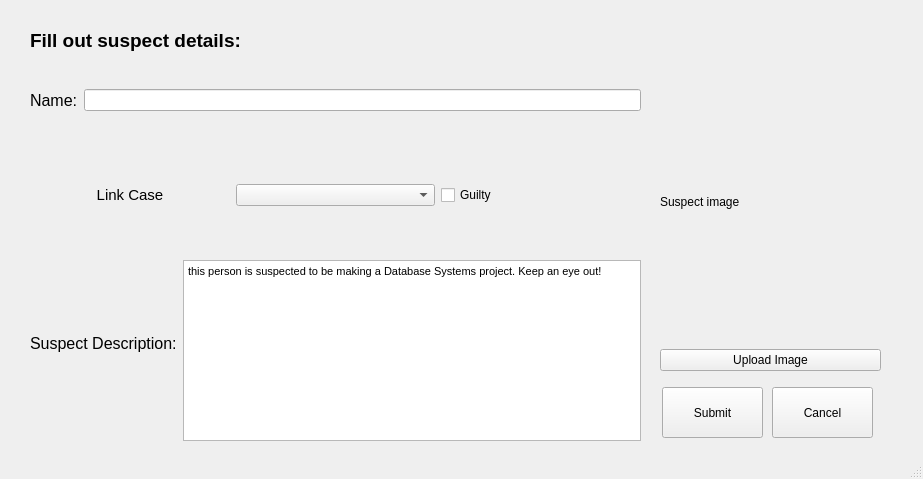
<?xml version="1.0" encoding="UTF-8"?>
<ui version="4.0">
 <class>MainWindow</class>
 <widget class="QMainWindow" name="MainWindow">
  <property name="geometry">
   <rect>
    <x>0</x>
    <y>0</y>
    <width>923</width>
    <height>479</height>
   </rect>
  </property>
  <property name="windowTitle">
   <string>MainWindow</string>
  </property>
  <widget class="QWidget" name="centralwidget">
   <widget class="QLabel" name="label">
    <property name="geometry">
     <rect>
      <x>30</x>
      <y>20</y>
      <width>281</width>
      <height>41</height>
     </rect>
    </property>
    <property name="text">
     <string>&lt;html&gt;&lt;head/&gt;&lt;body&gt;&lt;p&gt;&lt;span style=&quot; font-size:14pt; font-weight:600;&quot;&gt;Fill out suspect details:&lt;/span&gt;&lt;/p&gt;&lt;/body&gt;&lt;/html&gt;</string>
    </property>
   </widget>
   <widget class="QWidget" name="horizontalLayoutWidget">
    <property name="geometry">
     <rect>
      <x>30</x>
      <y>70</y>
      <width>611</width>
      <height>61</height>
     </rect>
    </property>
    <layout class="QHBoxLayout" name="horizontalLayout">
     <item>
      <widget class="QLabel" name="label_2">
       <property name="font">
        <font>
         <pointsize>12</pointsize>
        </font>
       </property>
       <property name="text">
        <string>&lt;html&gt;&lt;head/&gt;&lt;body&gt;&lt;p&gt;Name:&lt;/p&gt;&lt;/body&gt;&lt;/html&gt;</string>
       </property>
      </widget>
     </item>
     <item>
      <widget class="QLineEdit" name="suspectNametEnter"/>
     </item>
    </layout>
   </widget>
   <widget class="QWidget" name="horizontalLayoutWidget_3">
    <property name="geometry">
     <rect>
      <x>30</x>
      <y>150</y>
      <width>611</width>
      <height>90</height>
     </rect>
    </property>
    <layout class="QHBoxLayout" name="horizontalLayout_3">
     <item>
      <widget class="QLabel" name="caseLinktext">
       <property name="font">
        <font>
         <pointsize>11</pointsize>
        </font>
       </property>
       <property name="text">
        <string>&lt;html&gt;&lt;head/&gt;&lt;body&gt;&lt;p align=&quot;center&quot;&gt;&lt;span style=&quot; font-size:11pt;&quot;&gt;&lt;br/&gt;Link Case&lt;br/&gt;&lt;/span&gt;&lt;/p&gt;&lt;/body&gt;&lt;/html&gt;</string>
       </property>
      </widget>
     </item>
     <item>
      <widget class="QComboBox" name="listOfCases"/>
     </item>
     <item>
      <widget class="QCheckBox" name="guiltCheck">
       <property name="text">
        <string>Guilty</string>
       </property>
      </widget>
     </item>
    </layout>
   </widget>
   <widget class="QWidget" name="gridLayoutWidget">
    <property name="geometry">
     <rect>
      <x>660</x>
      <y>60</y>
      <width>221</width>
      <height>311</height>
     </rect>
    </property>
    <layout class="QGridLayout" name="gridLayout">
     <item row="0" column="0">
      <widget class="QLabel" name="suspectImageDisplay">
       <property name="text">
        <string>Suspect image</string>
       </property>
       <property name="scaledContents">
        <bool>true</bool>
       </property>
      </widget>
     </item>
     <item row="2" column="0">
      <widget class="QPushButton" name="uploadButton">
       <property name="text">
        <string>Upload Image</string>
       </property>
      </widget>
     </item>
    </layout>
   </widget>
   <widget class="QPushButton" name="suspectdetailSubmit">
    <property name="geometry">
     <rect>
      <x>662</x>
      <y>387</y>
      <width>101</width>
      <height>51</height>
     </rect>
    </property>
    <property name="text">
     <string>Submit</string>
    </property>
   </widget>
   <widget class="QPushButton" name="suspectdetailCancel">
    <property name="geometry">
     <rect>
      <x>772</x>
      <y>387</y>
      <width>101</width>
      <height>51</height>
     </rect>
    </property>
    <property name="text">
     <string>Cancel</string>
    </property>
   </widget>
   <widget class="QWidget" name="horizontalLayoutWidget_2">
    <property name="geometry">
     <rect>
      <x>30</x>
      <y>260</y>
      <width>611</width>
      <height>181</height>
     </rect>
    </property>
    <layout class="QHBoxLayout" name="horizontalLayout_2">
     <item>
      <widget class="QLabel" name="suspectsescriptionTitle">
       <property name="text">
        <string>&lt;html&gt;&lt;head/&gt;&lt;body&gt;&lt;p&gt;&lt;span style=&quot; font-size:12pt;&quot;&gt;Suspect Description:&lt;/span&gt;&lt;br/&gt;&lt;/p&gt;&lt;/body&gt;&lt;/html&gt;</string>
       </property>
      </widget>
     </item>
     <item>
      <widget class="QTextEdit" name="suspectDescription">
       <property name="html">
        <string>&lt;!DOCTYPE HTML PUBLIC &quot;-//W3C//DTD HTML 4.0//EN&quot; &quot;http://www.w3.org/TR/REC-html40/strict.dtd&quot;&gt;
&lt;html&gt;&lt;head&gt;&lt;meta name=&quot;qrichtext&quot; content=&quot;1&quot; /&gt;&lt;style type=&quot;text/css&quot;&gt;
p, li { white-space: pre-wrap; }
&lt;/style&gt;&lt;/head&gt;&lt;body style=&quot; font-family:'MS Shell Dlg 2'; font-size:8.064pt; font-weight:400; font-style:normal;&quot;&gt;
&lt;p style=&quot; margin-top:0px; margin-bottom:0px; margin-left:0px; margin-right:0px; -qt-block-indent:0; text-indent:0px;&quot;&gt;this person is suspected to be making a Database Systems project. Keep an eye out!&lt;/p&gt;
&lt;p style=&quot;-qt-paragraph-type:empty; margin-top:0px; margin-bottom:0px; margin-left:0px; margin-right:0px; -qt-block-indent:0; text-indent:0px;&quot;&gt;&lt;br /&gt;&lt;/p&gt;&lt;/body&gt;&lt;/html&gt;</string>
       </property>
      </widget>
     </item>
    </layout>
   </widget>
  </widget>
  <widget class="QStatusBar" name="statusbar"/>
 </widget>
 <resources/>
 <connections/>
</ui>
